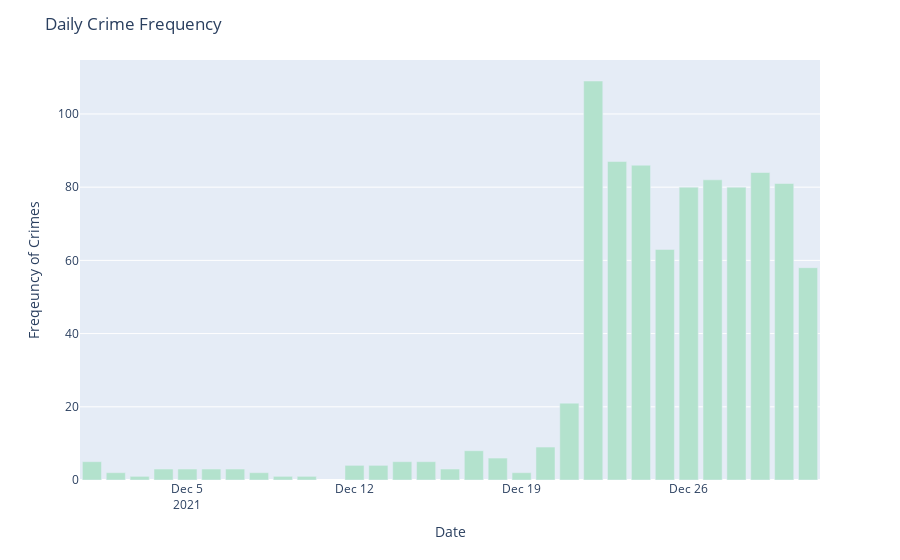

Notebook source saved alongside this figure:
### Code cell
# plot the data in a histogram using plotly and have a color scheme Pastel2
fig = px.bar(daily_crime_freq_122021, x=daily_crime_freq_122021.index, y=daily_crime_freq_122021.values, color_discrete_sequence=px.colors.qualitative.Pastel2)
# change the x and y label
fig.update_layout(xaxis_title='Date', yaxis_title='Freqeuncy of Crimes', title='Daily Crime Frequency')
# change the hover text
fig.update_traces(hovertemplate='%{x}, %{y}')
fig.show()

### Figure 1 — Plotly figure (JSON) as saved in the notebook; plotly's stock layout.template omitted (floating-point values rounded to 4 significant figures)
{"data": [{"alignmentgroup": "True", "hovertemplate": "%{x}, %{y}", "legendgroup": "", "marker": {"color": "rgb(179,226,205)", "pattern": {"shape": ""}}, "name": "", "offsetgroup": "", "orientation": "v", "showlegend": false, "textposition": "auto", "type": "bar", "x": ["2021-12-01T00:00:00", "2021-12-02T00:00:00", "2021-12-03T00:00:00", "2021-12-04T00:00:00", "2021-12-05T00:00:00", "2021-12-06T00:00:00", "2021-12-07T00:00:00", "2021-12-08T00:00:00", "2021-12-09T00:00:00", "2021-12-10T00:00:00", "2021-12-12T00:00:00", "2021-12-13T00:00:00", "2021-12-14T00:00:00", "2021-12-15T00:00:00", "2021-12-16T00:00:00", "2021-12-17T00:00:00", "2021-12-18T00:00:00", "2021-12-19T00:00:00", "2021-12-20T00:00:00", "2021-12-21T00:00:00", "2021-12-22T00:00:00", "2021-12-23T00:00:00", "2021-12-24T00:00:00", "2021-12-25T00:00:00", "2021-12-26T00:00:00", "2021-12-27T00:00:00", "2021-12-28T00:00:00", "2021-12-29T00:00:00", "2021-12-30T00:00:00", "2021-12-31T00:00:00"], "xaxis": "x", "y": [5, 2, 1, 3, 3, 3, 3, 2, 1, 1, 4, 4, 5, 5, 3, 8, 6, 2, 9, 21, 109, 87, 86, 63, 80, 82, 80, 84, 81, 58], "yaxis": "y"}], "layout": {"barmode": "relative", "legend": {"tracegroupgap": 0}, "margin": {"t": 60}, "title": {"text": "Daily Crime Frequency"}, "xaxis": {"anchor": "y", "domain": [0, 1], "title": {"text": "Date"}}, "yaxis": {"anchor": "x", "domain": [0, 1], "title": {"text": "Freqeuncy of Crimes"}}}}
